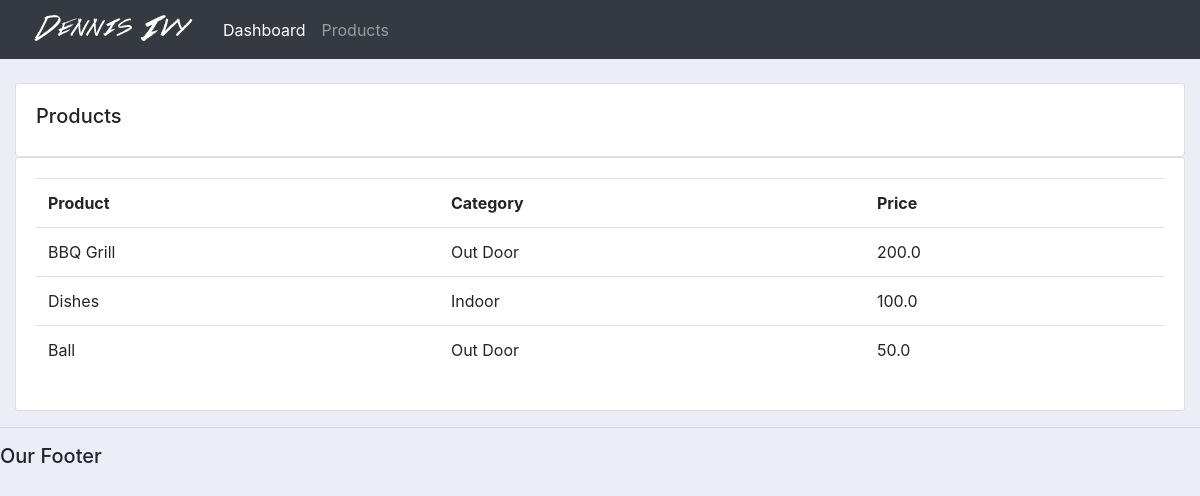
Screenshot of /products/ with the database file from the repository.
### accounts/models.py (models this page shows, shortened)
class Product(models.Model):
    CATEGORY = (
        ('Indoor', 'Indoor'),
        ('Out Door', 'Out Door'),
	)
    name = models.CharField(max_length=255, null=True)
    price = models.FloatField(null=True)
    category = models.CharField(max_length=255, null=True, choices=CATEGORY)
    description = models.CharField(max_length=255, null=True)
    date_created = models.DateTimeField(auto_now_add = True)
    tags = models.ManyToManyField(Tag)

### accounts/views.py (the view)
# urls.py: path('products/', views.products, name='accounts-products'),
def products(request):
    products = Product.objects.all()
    return render(request, 'accounts/products.html', {'products': products})

### accounts/templates/accounts/products.html
{%  extends 'accounts/main.html' %}
{% block content %}
		<br>
		<div class="row">
			<div class="col-md">
				<div class="card card-body">
					<h5>Products</h5>
				</div>
				<div class="card card-body">
					<table class="table">
						<tr>
							<th>Product</th>
							<th>Category</th>
							<th>Price</th>
						</tr>
						{% for product in products %}
							<tr>
								<td> {{ product.name }} </td>
								<td> {{ product.category }} </td>
								<td> {{ product.price }} </td>
							</tr>
						{% endfor %}
					</table>
				</div>
			</div>
		</div>
{% endblock content %}

### static/css/main.css (style rules this page uses)
body { background-color: #ebeff5; }

### rows the page displays
Product: name "BBQ Grill", category "Out Door", price "200.0"
Product: name "Dishes", category "Indoor", price "100.0"
Product: name "Ball", category "Out Door", price "50.0"
